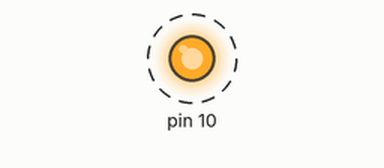
Recording of a sketch running on a simulated Arduino Uno, built with avr-gcc and run on an emulated ATmega328P. Parts: output pins drawn as LEDs (lit = HIGH). Dashed ring = blinking. Pins used as bus, display or sensor lines are not drawn; what the sketch prints to the serial monitor is not drawn.

Above: at 1.3 s.
Timing chart, 0 to 5.4 s (numbered marks = the images above):
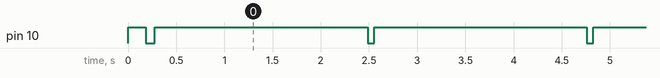

Measured:
- by itself, pin 10: alternates HIGH for 2.2 s and LOW for 0.07 s

The sketch:

SPI_auto_dectect.ino
```cpp
#include <SPI.h>

struct SPIDeviceInfo {
  uint8_t csPin;  // Chip Select (CS) pin for the device
  String name;    // Name or identifier for the device
  // Add more information as needed
};

constexpr int MAX_DEVICES = 10;
SPIDeviceInfo detectedDevices[MAX_DEVICES];
int detectedDevicesCount = 0;

void detectSPIDevices() {
  Serial.println("Detecting SPI Devices...");

  SPI.begin();

  for (uint8_t csPin = 10; csPin <= 13; ++csPin) {
    digitalWrite(csPin, LOW);
    delayMicroseconds(10);

    if (digitalRead(csPin) == LOW && detectedDevicesCount < MAX_DEVICES) {
      detectedDevices[detectedDevicesCount++] = {csPin, "Device " + String(detectedDevicesCount)};
    }

    digitalWrite(csPin, HIGH);
  }

  Serial.println("Detected SPI Devices:");
  for (int i = 0; i < detectedDevicesCount; ++i) {
    Serial.print("CS Pin: ");
    Serial.print(detectedDevices[i].csPin);
    Serial.print(", Name: ");
    Serial.println(detectedDevices[i].name);
    // Print additional information if needed
  }
}

void readSPIDataFromDevice(uint8_t csPin, int numBytes) {
  Serial.print("Reading data from device with CS Pin ");
  Serial.println(csPin);

  digitalWrite(csPin, LOW);
  delayMicroseconds(10);

  for (int i = 0; i < numBytes; ++i) {
    byte data = SPI.transfer(0x00);
    Serial.print("Data Byte ");
    Serial.print(i + 1);
    Serial.print(": 0x");
    Serial.println(data, HEX);
  }

  digitalWrite(csPin, HIGH);
}

void setup() {
  Serial.begin(9600);
  Serial.println("SPI Auto-Detection and Reading Example");

  for (int csPin = 10; csPin <= 13; ++csPin) {
    pinMode(csPin, OUTPUT);
    digitalWrite(csPin, HIGH);
  }

  detectSPIDevices();
}

void loop() {
  for (int i = 0; i < detectedDevicesCount; ++i) {
    readSPIDataFromDevice(detectedDevices[i].csPin, 5);  // Read 5 bytes (customize based on your devices)
    delay(500);
  }

  // Your main loop logic goes here
  // You can add additional code as needed
}
```
